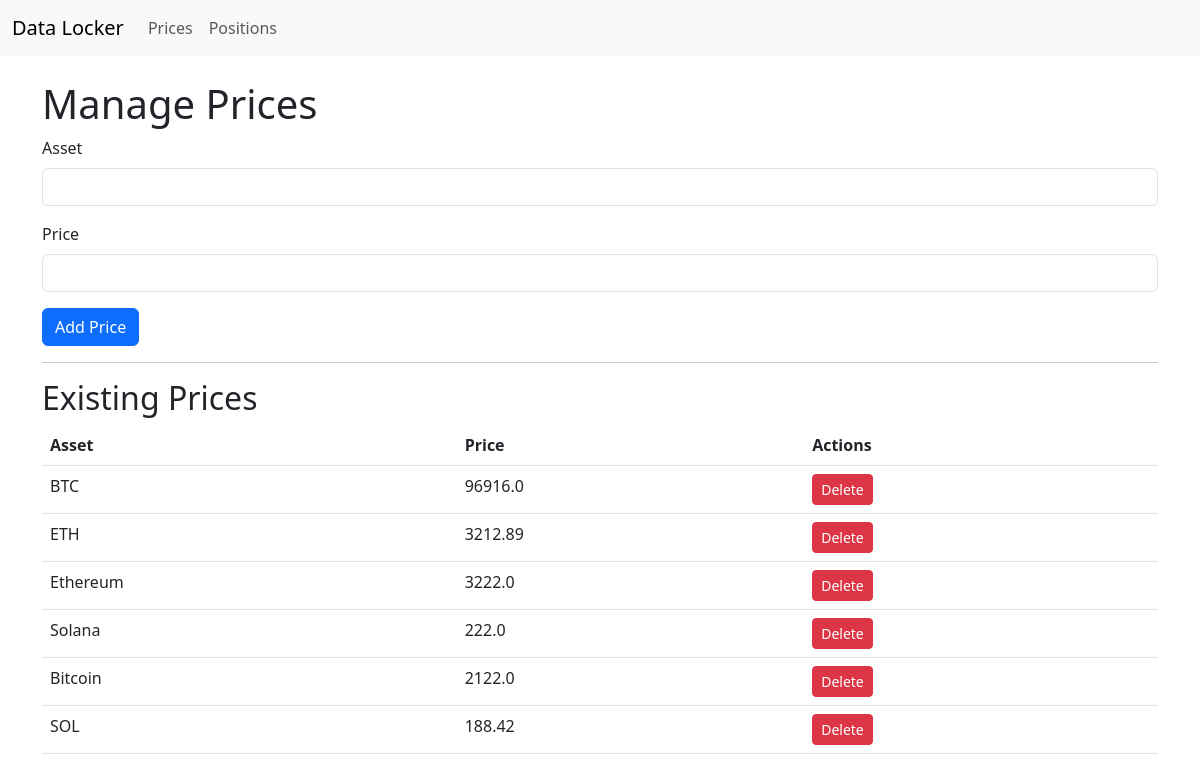
/prices, run on an earlier commit of the app's database.
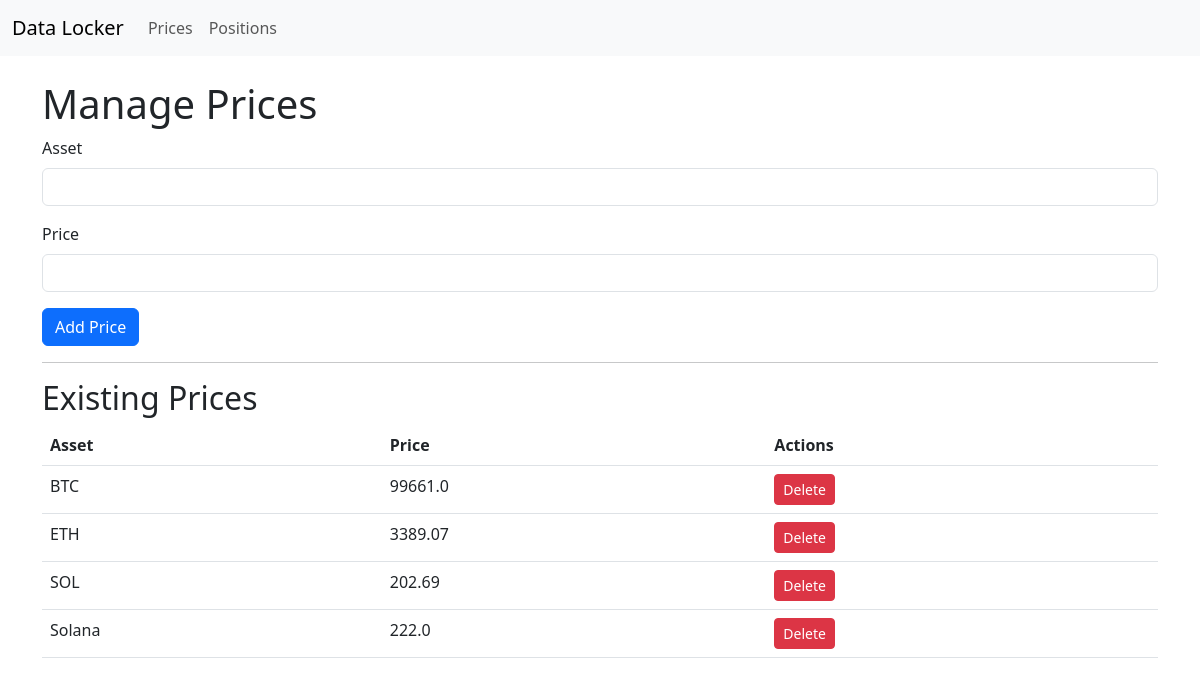
And on a later commit of the database.
### tables this page shows
CREATE TABLE prices (
                asset_type TEXT PRIMARY KEY,
                current_price REAL,
                previous_price REAL,
                avg_daily_swing REAL,
                avg_1_hour REAL,
                avg_3_hour REAL,
                avg_6_hour REAL,
                avg_24_hour REAL,
                last_update_time DATETIME,
                previous_update_time DATETIME,
                source TEXT
            );

### web_app.py (the view)
@app.route("/prices", methods=["GET", "POST"])
def prices():
    if request.method == "POST":
        data = request.form
        asset = data.get("asset")
        price = data.get("price")
        data_locker.create_price(asset, price, "Manual", None)
    prices = data_locker.read_prices()
    return render_template("prices.html", prices=prices)

### templatesd/prices.html
{% extends "base.html" %}
{% block content %}
<h1>Manage Prices</h1>
<form method="POST" action="/add-price">
    <div class="mb-3">
        <label for="asset" class="form-label">Asset</label>
        <input type="text" class="form-control" id="asset" name="asset" required>
    </div>
    <div class="mb-3">
        <label for="price" class="form-label">Price</label>
        <input type="number" step="0.01" class="form-control" id="price" name="price" required>
    </div>
    <button type="submit" class="btn btn-primary">Add Price</button>
</form>
<hr>
<h2>Existing Prices</h2>
<table class="table">
    <thead>
        <tr>
            <th>Asset</th>
            <th>Price</th>
            <th>Actions</th>
        </tr>
    </thead>
    <tbody>
        {% for price in prices %}
        <tr>
            <td>{{ price['asset_type'] }}</td>
            <td>{{ price['current_price'] }}</td>
            <td>
                <a href="/delete-price/{{ price['asset_type'] }}" class="btn btn-danger btn-sm">Delete</a>
            </td>
        </tr>
        {% endfor %}
    </tbody>
</table>
{% endblock %}

What changed in the data, as far as the page shows it:
removed prices: asset_type "Ethereum", current_price "3222.0"
removed prices: asset_type "Bitcoin", current_price "2122.0"
changed prices "BTC": current_price "96916.0" → "99661.0"
changed prices "ETH": current_price "3212.89" → "3389.07"
changed prices "SOL": current_price "188.42" → "202.69"; moves up the list
